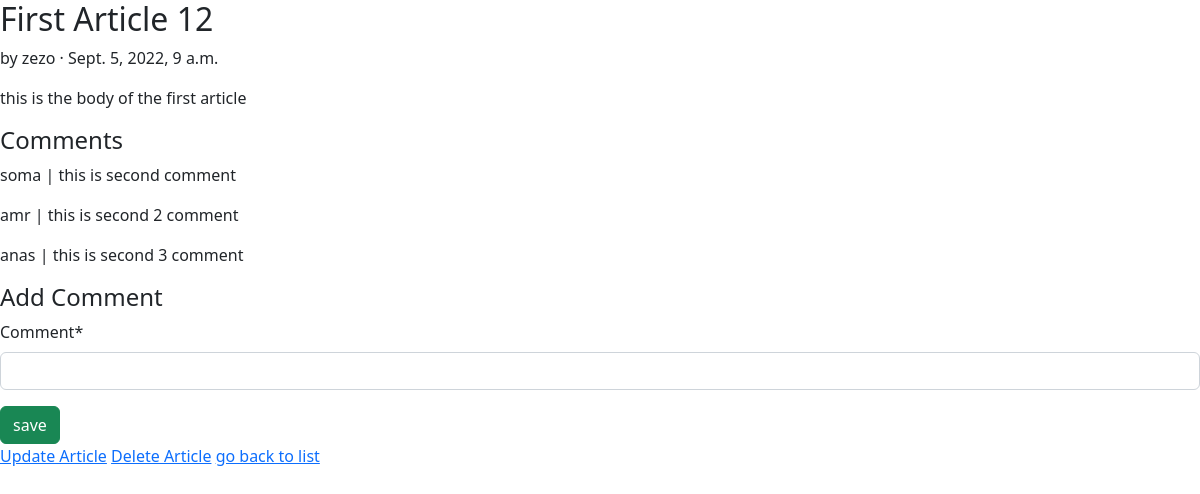
The app's page /articles/1/ (signed in) with its own data.
### articles/models.py (models this page shows, shortened)
class Article(models.Model):
    title = models.CharField(max_length=50)
    body = models.TextField()
    date = models.DateTimeField(auto_now_add=True)
    author = models.ForeignKey(
        settings.AUTH_USER_MODEL,
        on_delete=models.CASCADE
    )

class Comment(models.Model):
    article = models.ForeignKey(
        Article, on_delete=models.CASCADE
    )
    comment = models.CharField(max_length=200)
    author = models.ForeignKey(
        settings.AUTH_USER_MODEL,
        on_delete=models.CASCADE,
    )
    def __str__(self):
        return self.comment

### accounts/models.py (models this page shows)
class CustomUser(AbstractUser):
    age=models.CharField(max_length=3,null=True,blank=True)

### articles/views.py (the view, shortened to what this page needs)
# urls.py: path('<int:pk>/',ArticleDetailView.as_view(), name='article_detail'),
class ArticleDetailView(LoginRequiredMixin, View):  # new
    def get(self, request, *args, **kwargs):
        view = CommentGet.as_view()
        return view(request, *args, **kwargs)

### articles/forms.py
class CommentForm(forms.ModelForm):
    class Meta:
        model = Comment
        fields = ('comment',)

### articles/views.py (called while the page is built)
    def get_context_data(self, **kwargs):  # new
        context = super().get_context_data(**kwargs)
        context['form'] = CommentForm()
        return context

### templates/article_detail.html (shortened to what this page needs)
{% extends 'index.html' %}
{% load crispy_forms_tags %}
{% block content %}
<div class="article-entry">
    <h2>{{ object.title }}</h2>
    <p>by {{ object.author }} &middot; {{ object.date }}</p>
    <p>{{ object.body }}</p>
</div>
<div>
    <h4>Comments</h4>
    {% for comment in article.comment_set.all %}
    <p>{{ comment.author }} | {{ comment }} </p>
    {% endfor %}
</div>
<h4>Add Comment</h4>
<form action="" method="post">
    {{ form|crispy }}
    <input class="btn btn-success ml-2" type="submit" value="save">
</form>
<a href="{% url 'article_update' article.pk %}">Update Article</a>
<a href="{% url 'article_delete' article.pk %}">Delete Article</a>
<a href="{% url 'article_list' %}">go back to list</a>
{% endblock content %}

### records on screen
Article: author "zezo", date "Sept. 5, 2022, 9 a.m.", body "this is the body of the first article"
Comment: author "soma", comment "this is second comment"
Comment: author "amr", comment "this is second 2 comment"
Comment: author "anas", comment "this is second 3 comment"
